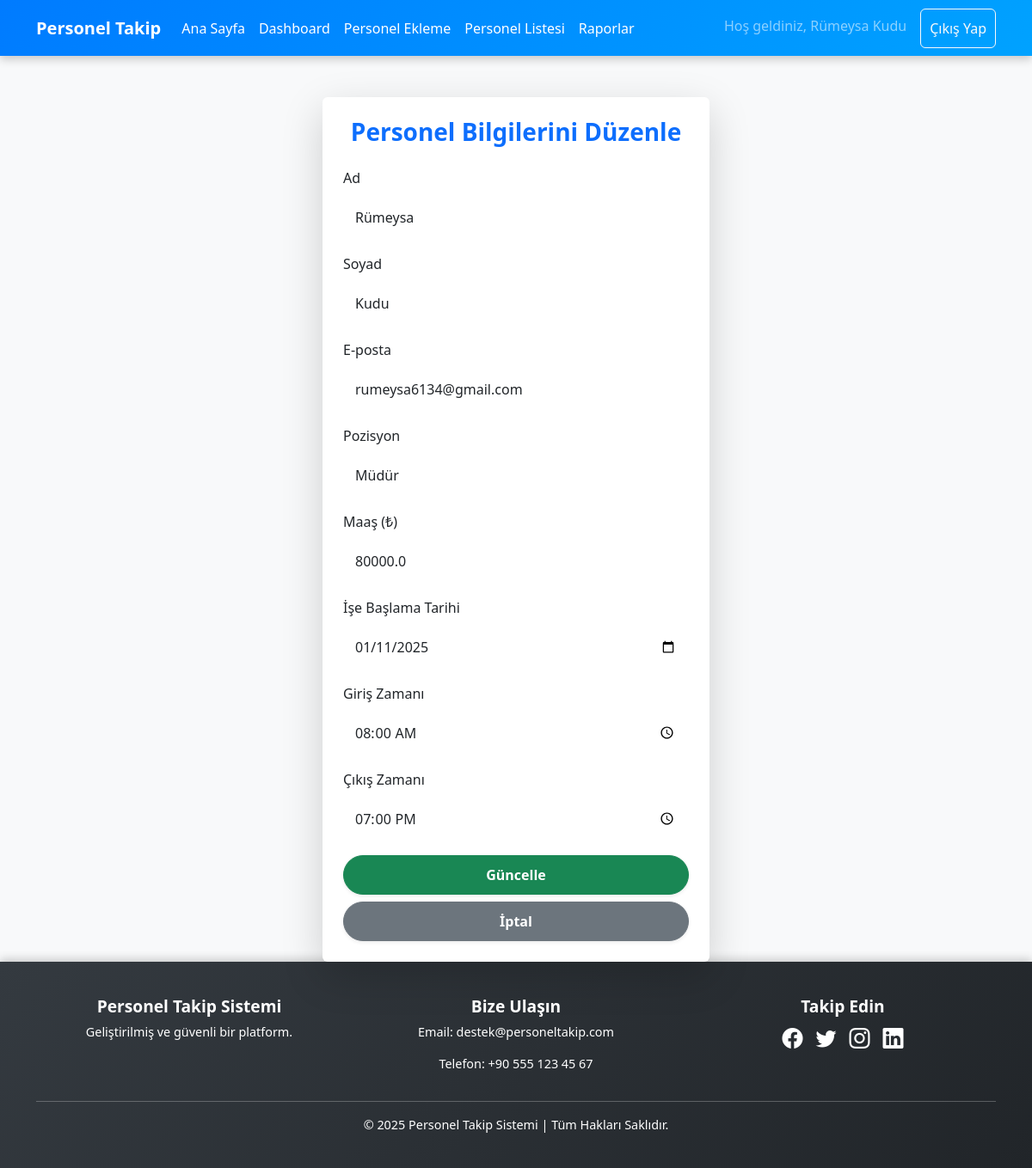
Screenshot of /duzenle/10 (signed in) with the database file from the repository.
### db2json.py (models this page shows)
class User(db.Model):
    id = db.Column(db.Integer, primary_key=True)
    name = db.Column(db.String(100), nullable=False)
    email = db.Column(db.String(100), unique=True, nullable=False)
    password = db.Column(db.String(100), nullable=False)

### app.py (models this page shows, shortened)
class Personel(db.Model):
    id = db.Column(db.Integer, primary_key=True)
    user_id = db.Column(db.Integer, db.ForeignKey('user.id'), nullable=False)
    ad = db.Column(db.String(100), nullable=False)
    soyad = db.Column(db.String(100), nullable=False)
    email = db.Column(db.String(100), unique=True, nullable=False)
    pozisyon = db.Column(db.String(100), nullable=False)
    maas = db.Column(db.Float, nullable=False)
    ise_baslama_tarihi = db.Column(db.Date, nullable=False)
    giris_zamani = db.Column(db.Time, nullable=False)
    cikis_zamani = db.Column(db.Time, nullable=False)

### app.py (the view, shortened to what this page needs)
@app.route('/duzenle/<int:personel_id>', methods=['GET', 'POST'])
@login_required
def duzenle(personel_id):
    personel = Personel.query.get_or_404(personel_id)
    if personel.user_id != current_user.id:
        flash("Bu personele erişim yetkiniz yok!", "danger")
        return redirect(url_for('liste'))
    return render_template('duzenle.html', personel=personel)

### app.py (called while the page is built)
@login_manager.user_loader
def load_user(user_id):
    return User.query.get(int(user_id))

### templates/duzenle.html
{% extends 'base.html' %}
{% block content %}
<link rel="stylesheet" href="{{ url_for('static', filename='ekleme.css') }}">
<div class="container d-flex align-items-center justify-content-center mt-5">
    <div class="form-wrapper shadow-lg p-4 rounded">
        <h3 class="mb-4 text-center fw-bold text-primary">Personel Bilgilerini Düzenle</h3>
        <form method="POST">
            <div class="mb-3">
                <label for="ad" class="form-label">Ad</label>
                <input type="text" name="ad" class="form-control rounded-pill" id="ad" value="{{ personel.ad }}" required>
            </div>
            <div class="mb-3">
                <label for="soyad" class="form-label">Soyad</label>
                <input type="text" name="soyad" class="form-control rounded-pill" id="soyad" value="{{ personel.soyad }}" required>
            </div>
            <div class="mb-3">
                <label for="email" class="form-label">E-posta</label>
                <input type="email" name="email" class="form-control rounded-pill" id="email" value="{{ personel.email }}" required>
            </div>
            <div class="mb-3">
                <label for="pozisyon" class="form-label">Pozisyon</label>
                <input type="text" name="pozisyon" class="form-control rounded-pill" id="pozisyon" value="{{ personel.pozisyon }}" required>
            </div>
            <div class="mb-3">
                <label for="maas" class="form-label">Maaş (₺)</label>
                <input type="number" step="0.01" name="maas" class="form-control rounded-pill" id="maas" value="{{ personel.maas }}" required>
            </div>
            <div class="mb-3">
                <label for="ise_baslama_tarihi" class="form-label">İşe Başlama Tarihi</label>
                <input type="date" name="ise_baslama_tarihi" class="form-control rounded-pill" id="ise_baslama_tarihi" value="{{ personel.ise_baslama_tarihi }}" required>
            </div>
            <div class="mb-3">
                <label for="giris_zamani" class="form-label">Giriş Zamanı</label>
                <input type="time" name="giris_zamani" class="form-control rounded-pill" id="giris_zamani" value="{{ personel.giris_zamani.strftime('%H:%M') }}" required>
            </div>
            <div class="mb-3">
                <label for="cikis_zamani" class="form-label">Çıkış Zamanı</label>
                <input type="time" name="cikis_zamani" class="form-control rounded-pill" id="cikis_zamani" value="{{ personel.cikis_zamani.strftime('%H:%M') }}" required>
            </div>
            <div class="d-grid gap-2">
                <button type="submit" class="btn btn-success rounded-pill fw-bold shadow-sm">Güncelle</button>
                <a href="{{ url_for('liste') }}" class="btn btn-secondary rounded-pill fw-bold shadow-sm">İptal</a>
            </div>
        </form>
    </div>
</div>
{% endblock %}

### templates/base.html (shortened to what this page needs)
<!DOCTYPE html>
<html lang="tr">
<head>
    <link href="https://cdn.jsdelivr.net/npm/bootstrap@5.3.0/dist/css/bootstrap.min.css" rel="stylesheet">
    <link rel="stylesheet" href="https://cdn.jsdelivr.net/npm/bootstrap-icons@1.7.2/font/bootstrap-icons.css">
</head>
<body>
    <nav class="navbar navbar-expand-lg navbar-dark bg-dark">
        <div class="container">
            <a class="navbar-brand" href="/">Personel Takip</a>
            <div class="collapse navbar-collapse" id="navbarNav">
                <ul class="navbar-nav">
                    <li class="nav-item">
                        <a class="nav-link" href="/">Ana Sayfa</a>
                    </li>
                    {% if current_user.is_authenticated %}
                    <li class="nav-item">
                        <a class="nav-link" href="{{ url_for('dashboard') }}">Dashboard</a>
                    </li>
                    <li class="nav-item">
                        <a class="nav-link" href="{{ url_for('ekleme') }}">Personel Ekleme</a>
                    </li>
                    <li class="nav-item">
                        <a class="nav-link" href="{{ url_for('liste') }}">Personel Listesi</a>
                    </li>
                    <li class="nav-item">
                        <a class="nav-link" href="{{ url_for('raporlar') }}">Raporlar</a>
                    </li>
                    {% endif %}
                </ul>
                <div class="auth-buttons d-flex ms-auto">
                    {% if current_user.is_authenticated %}
                        <span class="navbar-text me-3">Hoş geldiniz, {{ current_user.name }}</span>
                        <a href="{{ url_for('logout') }}" class="btn btn-outline-light">Çıkış Yap</a>
                    {% else %}
                        <a href="{{ url_for('login') }}" class="btn btn-outline-light me-2">Giriş Yap</a>
                        <a href="{{ url_for('register') }}" class="btn btn-light">Kayıt Ol</a>
                    {% endif %}
                </div>
            </div>
        </div>
    </nav>
        {% block content %}
        {% endblock %}
       <footer class="footer text-white">
    <div class="container">
        <div class="row">
            <div class="col-md-4 text-center">
                <h5 class="fw-bold">Personel Takip Sistemi</h5>
                <p style="color: white;">Geliştirilmiş ve güvenli bir platform.</p>
            </div>
            <div class="col-md-4 text-center">
                <h5 class="fw-bold">Bize Ulaşın</h5>
                <p>Email: destek@personeltakip.com</p>
                <p>Telefon: +90 555 123 45 67</p>
            </div>
            <div class="col-md-4 text-center">
                <h5 class="fw-bold">Takip Edin</h5>
                <div class="social-icons">
                    <a href="#" class="social-icon"><i class="bi bi-facebook"></i></a>
                    <a href="#" class="social-icon"><i class="bi bi-twitter"></i></a>
                    <a href="#" class="social-icon"><i class="bi bi-instagram"></i></a>
                    <a href="#" class="social-icon"><i class="bi bi-linkedin"></i></a>
                </div>
            </div>
        </div>
        <hr>
        <div class="text-center mt-3">
            <p class="mb-0">&copy; 2025 Personel Takip Sistemi | Tüm Hakları Saklıdır.</p>
        </div>
    </div>
</footer>
</body>
</html>

### static/ekleme.css (style rules this page uses)
.form-wrapper { width: 450px; background: white; padding: 30px; border-radius: 15px; box-shadow: 0 4px 15px rgba(0, 0, 0, 0.2); }
.form-control { padding: 12px; font-size: 1rem; transition: all 0.3s ease-in-out; border: 2px solid transparent; }
.btn { font-size: 1rem; padding: 10px; }

### templates/base.html (style rules this page uses)
body { background-color: #f8f9fa; }
.navbar { background: linear-gradient(135deg, #007bff, #00a2ff); box-shadow: 0 4px 10px rgba(0, 0, 0, 0.2); height: 65px; }
.navbar-brand { font-weight: bold; color: white; }
.navbar-nav .nav-link { color: white; transition: color 0.3s ease-in-out; }
.footer { background: linear-gradient(135deg, #343a40, #212529); padding: 40px 0; box-shadow: 0 -3px 10px rgba(0, 0, 0, 0.2); }
.footer h5 { font-size: 1.2rem; }
.footer p { font-size: 0.9rem; }
.footer .social-icons { display: flex; justify-content: center; gap: 15px; }
.footer .social-icon { color: white; font-size: 1.5rem; transition: transform 0.3s ease-in-out, color 0.3s ease-in-out; }

### rows the page displays
User: name "Rümeysa Kudu"
Personel: ad "Rümeysa", soyad "Kudu", email "rumeysa6134@gmail.com", pozisyon "Müdür", maas "80000.0", ise_baslama_tarihi "01/11/2025", giris_zamani "08:00", cikis_zamani "19:00"
